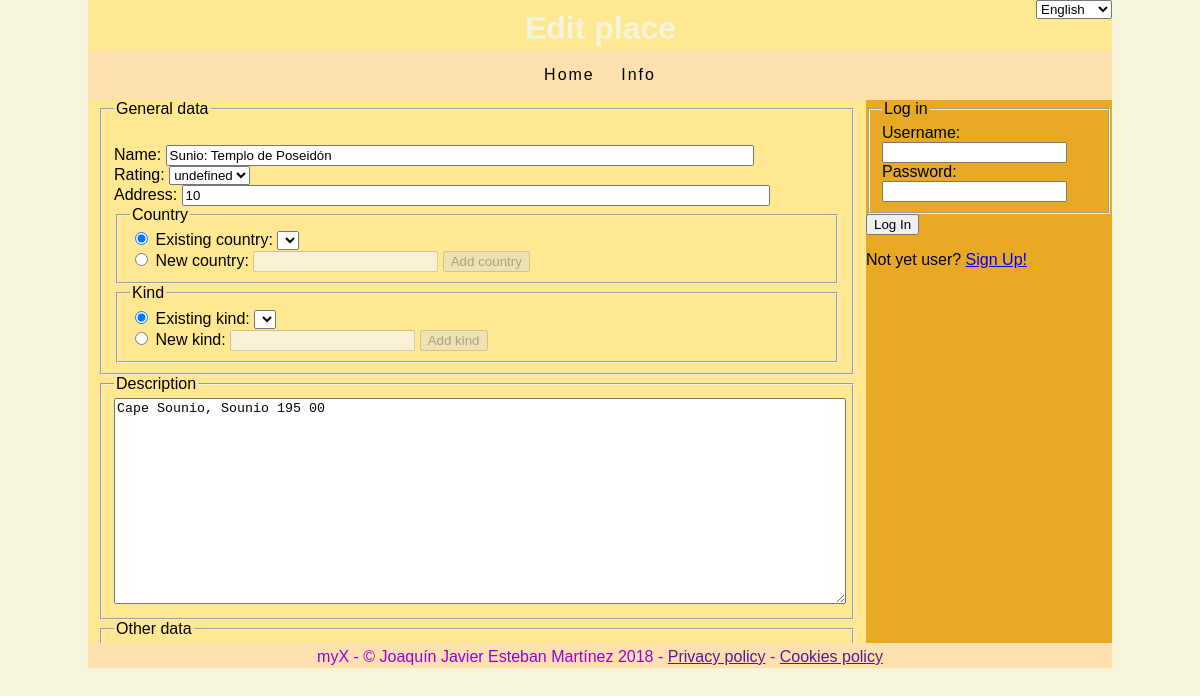
Screenshot of /locusEdit.php?locusID=739 with the database file from the repository.
### tables this page shows
CREATE TABLE `loca` (
    `locusID`       INTEGER NOT NULL,
    `achtung`       VARCHAR(255),
    `name`          VARCHAR(255) NOT NULL,
    `rating`        INTEGER,
    `address`       VARCHAR(255),
    `country`       INTEGER,
    `kind`          INTEGER,
    `descr`         MEDIUMTEXT,
    `coordExact`    VARCHAR(255),
    `coordGeneric`  VARCHAR(255),
    `web`           VARCHAR(255),
    `user`          INTEGER NOT NULL,
    INDEX (name),
    CONSTRAINT loca_pk PRIMARY KEY (locusID),
    CONSTRAINT loca_country_fk FOREIGN KEY (country) REFERENCES `countries` (countryID) ON DELETE CASCADE ON UPDATE CASCADE,
    CONSTRAINT loca_kind_fk FOREIGN KEY (kind) REFERENCES `kinds` (kindID) ON DELETE CASCADE ON UPDATE CASCADE,
    CONSTRAINT loca_user_fk FOREIGN KEY (user) REFERENCES `users` (userID) ON DELETE CASCADE ON UPDATE CASCADE
);

### locus.inc (called while the page is built, shortened)
<?php
class Locus {
    protected $name;
    protected $rating;
    protected $address;
    protected $descr;
    public function getName() {return $this->name;}
    public function getRating() {return $this->rating;}
    public function getAddress() {return $this->address;}
    public function getDescr() {return $this->descr;}
    public function __construct($locusID) {
        $pdo = DB::getDBHandle();
        $queryString = <<<QUERY
SELECT *
FROM `myX`.`loca`
WHERE `locusID` = :locusID
QUERY;
        $statement = $pdo->prepare($queryString);
        $statement->bindParam(":locusID", $locusID);
        $statement->execute();
        $row = $statement->fetch();
        $this->name = $row['name'];
        $this->rating = intval($row['rating']);
        $this->address = $row['address'];
        $this->descr = $row['descr'];
    }
}
?>

### locusEdit.php (the view, shortened to what this page needs)
<?php
require_once 'locus.inc';
if (isset($_GET['locusID'])) {
    $locusEdit = true;
    $locus = new Locus(intval($_GET['locusID']));
    $tempPraxis = false;
} else {
    $locusEdit = false;
    if (isset($_GET['tempPraxis'])) {
        $tempPraxis = true;
        $tempLocus = true;
    }
}
include 'header.inc';
echo "\t\t\t<section> \n";
echo "\t\t\t\t<form id=\"locusEditForm\" action=\"";
echo $tempPraxis ?
    "praxisEdit.php?praxisID=".$_SESSION['tempPraxis']['praxisID'] :
    "locusEditProcess.php";
echo "\" method=\"POST\" accept-charset=\"utf-8\">\n";
echo "\t\t\t\t\t<fieldset>\n";
echo "\t\t\t\t\t\t<legend>"._("General data")."</legend>\n";
echo "\" style=\"visibility: hidden; width: 80%\" /><br />\n";
echo "\t\t\t\t\t\t\t<label for=\"name\">"._("Name").":</label>\n";
echo "\t\t\t\t\t\t\t<input id=\"name\" type=\"text\" name=\"name\" value=\"";
if ($locusEdit)
    echo $locus->getName();
else if ($tempLocus && isset($_SESSION['tempLocusData']['name']))
    echo $_SESSION['tempLocusData']['name'];
echo "\" style=\"width: 80%\" /><br />\n";
echo "\t\t\t\t\t\t\t<label for=\"rating\">"._("Rating").":</label>\n";
echo "\t\t\t\t\t\t\t<select id=\"rating\" name=\"rating\">\n";
echo "\t\t\t\t\t\t\t\t<option value=\"0\"";
if ($locusEdit && ($locus->getRating() === 0))
    echo " selected=\"selected\"";
echo ">"._("undefined")."</option>\n";
echo "\t\t\t\t\t\t\t</select><br />\n";
echo "\t\t\t\t\t\t\t<label for=\"name\">"._("Address").":</label>\n";
echo "\t\t\t\t\t\t\t<input id=\"address\" type=\"text\" name=\"address\"".
    " value=\"";
if ($locusEdit)
    echo $locus->getAddress();
echo "\" style=\"width: 80%\" /><br />\n";
echo "\t\t\t\t\t\t\t<fieldset>\n";
echo "\t\t\t\t\t\t\t\t<legend>". _("Country")."</legend>\n";
echo "\t\t\t\t\t\t\t\t<input id=\"countryOriginExisting\" type=\"radio\"".
    " name=\"countryOrigin\"";
if ($locusEdit ||
    (!$locusEdit && $_SESSION['DBStatus']['doPracticaExist']))
        echo " checked=\"checked\"";
echo " />\n";
echo "\t\t\t\t\t\t\t\t<label for=\"countryOrigin\">"._("Existing country").
    ":</label>\n";
echo "\t\t\t\t\t\t\t\t<select name=\"countryID\" id=\"countryID\">\n";
echo "\t\t\t\t\t\t\t\t</select><br />\n";
echo "\t\t\t\t\t\t\t\t<input id=\"countryOriginNew\" type=\"radio\"".
    " name=\"countryOrigin\"";
if (!$locusEdit && !$_SESSION['DBStatus']['doPracticaExist'])
    echo " checked=\"checked\"";
echo " />\n";
echo "\t\t\t\t\t\t\t\t<label for=\"countryOrigin\">"._("New country").
    ":</label>\n";
echo "\t\t\t\t\t\t\t\t<input id=\"countryNewTxt\" type=\"text\"".
    " name=\"countryNew\" />\n";
echo "\t\t\t\t\t\t\t\t<button type=\"button\" id=\"countryNew\">".
    _("Add country")."</button>\n";
echo "\t\t\t\t\t\t\t</fieldset>\n";
echo "\t\t\t\t\t\t\t<fieldset>\n";
echo "\t\t\t\t\t\t\t\t<legend>". _("Kind")."</legend>\n";
echo "\t\t\t\t\t\t\t\t<input id=\"kindOriginExisting\" type=\"radio\"".
    " name=\"kindOrigin\"";
if ($locusEdit ||
    (!$locusEdit && $_SESSION['DBStatus']['doPracticaExist']))
        echo " checked=\"checked\"";
echo " />\n";
echo "\t\t\t\t\t\t\t\t<label for=\"kindsOrigin\">"._("Existing kind").
    ":</label>\n";
echo "\t\t\t\t\t\t\t\t<select name=\"kindID\" id=\"kindID\">\n";
echo "\t\t\t\t\t\t\t\t</select><br />\n";
echo "\t\t\t\t\t\t\t\t<input id=\"kindOriginNew\" type=\"radio\"".
    " name=\"kindOrigin\"";
if (!$locusEdit && !$_SESSION['DBStatus']['doPracticaExist'])
    echo " checked=\"checked\"";
echo " />\n";
echo "\t\t\t\t\t\t\t\t<label for=\"kindOrigin\">"._("New kind").
    ":</label>\n";
echo "\t\t\t\t\t\t\t\t<input id=\"kindNewTxt\" type=\"text\"".
    " name=\"kindNew\" />\n";
echo "\t\t\t\t\t\t\t\t<button type=\"button\" id=\"kindNew\">".
    _("Add kind")."</button>\n";
echo "\t\t\t\t\t\t\t</fieldset>\n";
echo "\t\t\t\t\t</fieldset>\n";
echo "\t\t\t\t\t<div id=\"descr\">\n";
echo "\t\t\t\t\t\t<fieldset>\n";
echo "\t\t\t\t\t\t\t<legend>"._("Description")."</legend>\n";
echo "\t\t\t\t\t\t\t<textarea id=\"descrTxt\" name=\"descr\"".
    " style=\"width: 100%; height: 200px;\">";
if ($locusEdit)
    echo $locus->getDescr();
echo "</textarea>\n";
echo "\t\t\t\t\t\t</fieldset>\n";
echo "\t\t\t\t\t</div>\n";
echo "\t\t\t\t\t<fieldset>\n";
echo "\t\t\t\t\t\t<legend>"._("Other data")."</legend>\n";
echo "\" /><br />\n";
echo "\" /><br />\n";
echo "\" style=\"width: 80%\" /><br />\n";
echo "\t\t\t\t\t</fieldset>\n";
echo "\t\t\t\t</form>\n";
echo "\t\t\t</section> \n\n";
require_once 'footer.inc';
?>

### stylesheets/default.css (style rules this page uses)
:root { --rootColor: #FF000D; --analogousColor1: #FF6B42; --analogousColor2: #E84E3D; --analogousColor3: #E84991; --analogousColor4: #FF4FE6; --rootColor: #FF9900; --analogousColor1: #FFD242; --analogousColor2: #E8B23D; --analogousColor3: #E89749; --analogousColor4: #FF904F; --rootColor: #FFE1B0; --analogousColor1: #FFE891; --analogousColor2: #E8A924; --analogousColor3: #E88A24; --analogousColor4: #FFB281; }
html { height: 100%; }
body { height: 100%; background: beige; margin: 0; padding: 0; font-family: sans-serif; }
section { position: absolute; width: 758px; height: 543px; top: 100px; left: 0; border: none; background-color: var(--analogousColor1); margin: 0 auto; padding: 0 10px 0 10px; overflow: auto; }

### rows the page displays
loca: name "Sunio: Templo de Poseidón", address "10", descr "Cape Sounio, Sounio 195 00"

### other values shown
_("General data") "General data"
_("Name") "Name"
_("Rating") "Rating"
_("Address") "Address"
_("Country") "Country"
_("Existing country") "Existing country"
_("New country") "New country"
_("Add country") "Add country"
_("Kind") "Kind"
_("Existing kind") "Existing kind"
_("New kind") "New kind"
_("Add kind") "Add kind"
_("Description") "Description"
_("Other data") "Other data"
_("Log in") "Log in"
